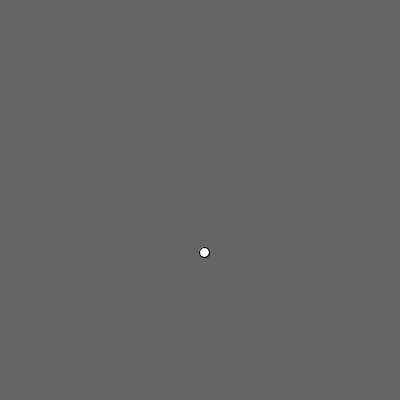
Frame 1 (no input)
Frame 60 (the mouse pressed at the canvas centre just before this capture): blank canvas, image omitted
Frame 120 (the mouse held since frame 60 and released just before this capture): blank canvas, image omitted

The Processing sketch that drew this single still picture (run headless with seeded random() and noise(); from frame 60 on, the mouse is pressed at the canvas centre):

// Processing sketch: MiddleEarth
// ── MiddleEarth.pde
World world;
void setup(){
  size(400,400);
  world = new World();
}

void draw(){

  world.render();
}

// ── Creature.pde
public class Creature {

  int px;
  int py;
  int sx;
  int sy;
  int life;
  int strength;
  int MAX_LIFE;
  int magic;
  boolean isFighting;

  public Creature() {
    px = 0;
    py = 0;
    sx = 0;
    sy = 0;
    life = 0  ;
    strength = 0;
    MAX_LIFE= 0;
    magic = 0;
  }

  public void takeItem() {
  }
  public void fight(Creature opponent) {
  }
  public void move() {
    px = px + sx;
    py = py + sy;
  }
  public void setSpeed(int nsx, int nsy) {
  }
  public int getPx() {
    return px;
  }
  public int getPy() {
    return py;
  }
  public int getSx() {
    return sx;
  }
  public int getSy() {
    return sy;
  }
  public int getStrength() {
    return strength;
  }
  public int getMagic() {
    return magic;
  }
  public int getLife() {
    return life;
  }
  public int getForce() {
    return 0;
  }
  public void render(){
    circle(px*4,py*4,10);
  }
}

// ── Elf.pde
public class Elf extends Creature {

  public Elf() {
    super();
    px = (int)(Math.random()*100);
    py = (int)(Math.random()*100);
    sx = (int)(Math.random()*4-2);
    sy = (int)(Math.random()*4-2);

    life = (int)(Math.random()*1000+2000);
    strength = (int)(Math.random()*30+20);
    MAX_LIFE = life;
    magic= (int)(Math.random()*100+100);
  }

  public int getForce() {
    return (int)Math.round(this.getStrength()*0.2f + this.getMagic()*0.8f );
  }
  
  public void takeItem(Item a) {
     if(a.isTaken() ){
        return;
     }
     a.doTake();
     if( a.type == Item.WEAPON ){
        strength += 10;
     } 
     if( a.type == Item.HEALER ){
         life  = Math.min(MAX_LIFE , life + (int)(MAX_LIFE*0.5f) );
     } 
     if( a.type == Item.AMULET ){
       magic += 40;
     } 
  }
}

// ── Item.pde
public class Item implements Positionable{
  public static final int WEAPON = 0;
  public static final int HEALER = 1;
  public static final int AMULET = 2;
  int type;
  int px = 0;
  int py = 0;
  boolean taken;
  public Item(int itemType, int x, int y){
    type = itemType;
    px = x;
    py = y;
  }
  public int getType(){
    return type;
  }
  
  public boolean isTaken(){
    return taken;
  }
  
  
  public void doTake(){
    taken = true;
  }
  
  public int getPx() {
    return px;
  }
  public int getPy() {
    return py;
  }
  
  public void render(){
    if(taken){
      return;
    }
    
    if( type == Item.WEAPON ){
      fill(255,0,0);
    }
    if( type == Item.HEALER ){
      fill(0,0,255);
    }
    if( type == Item.AMULET ){
      fill(255,0,255);
    }
    rect(px*4-4,py*4-4,8,8);
    fill(255,255,255);
  }
}

// ── Orc.pde
public class Orc extends Creature{

  public Orc(){
    super();
    px = (int)(Math.random()*100);
    py = (int)(Math.random()*100);
    sx = (int)(Math.random()*4-2);
    sy = (int)(Math.random()*4-2); 
  }
  
}

// ── Positionable.pde
public interface Positionable{
  public int getPx();
  public int getPy();
}

// ── World.pde
public class World{
  
  Creature o1;

  public World(){
    o1 = new Orc();
  }
  
  public void render(){
    background(100);
    o1.move();
    o1.render();
  }

}
